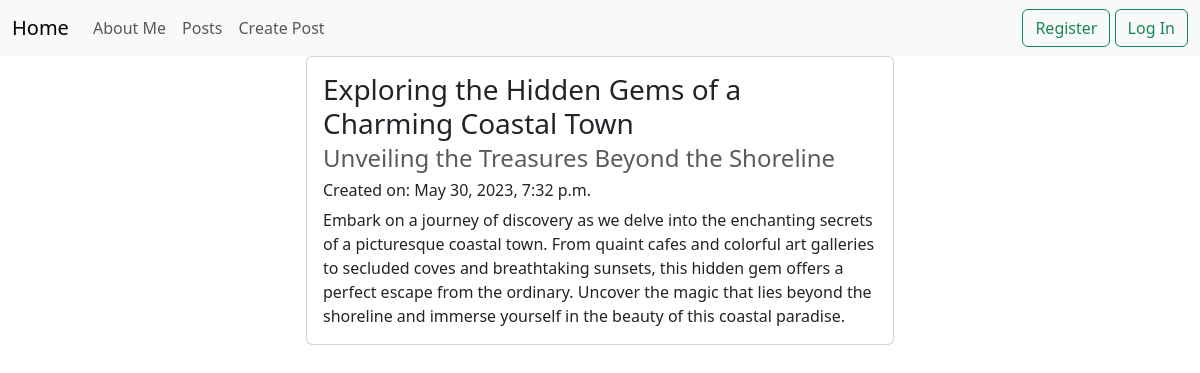
The app's page /posts/1/ with its own data.
### posts/models.py (models this page shows, shortened)
class Post(models.Model):
    title = models.CharField(max_length=128)
    subtitle = models.CharField(max_length=256)
    body = models.TextField()
    author = models.ForeignKey(
        get_user_model(),
        on_delete=models.CASCADE
    )
    created_on = models.DateTimeField(auto_now_add=True)
    status = models.ForeignKey(
        Status,
        on_delete=models.CASCADE,
        blank=True, null=True
    )

### posts/views.py (the view)
# urls.py: path("<int:pk>/", views.PostDetailView.as_view(), name="detail"),
class PostDetailView(DetailView):
    template_name = "posts/detail.html"
    model = Post

### templates/posts/detail.html (shortened to what this page needs)
{% extends 'base.html' %}
{% block content %}
<div class="row d-flex justify-content-center">
    <div class="col-md-6">
        <div class="card">
            <div class="card-body">
                <h3 class="card-title">{{ post.title }}</h3>
                <h4 class="card-subtitle mb-2 text-muted">{{ post.subtitle }}</h4>
                <h6>Created on: {{ post.created_on }}</h6>
                <p class="card-text">{{ post.body}}</p>
            </div>
        </div>
    </div>
</div>
{% endblock content %}

### records on screen
Post: title "Exploring the Hidden Gems of a Charming Coastal Town", subtitle "Unveiling the Treasures Beyond the Shoreline", created_on "May 30, 2023, 7:32 p.m.", body "Embark on a journey of discovery as we delve into the enchanting secrets of a picturesque coastal town. From quaint cafes and colorful art galleries to secluded coves and breathtaking sunsets, this hidden gem offers a perfect escape from the ordinary. Uncover the magic that lies beyond the shoreline and immerse yourself in the beauty of this coastal paradise."
